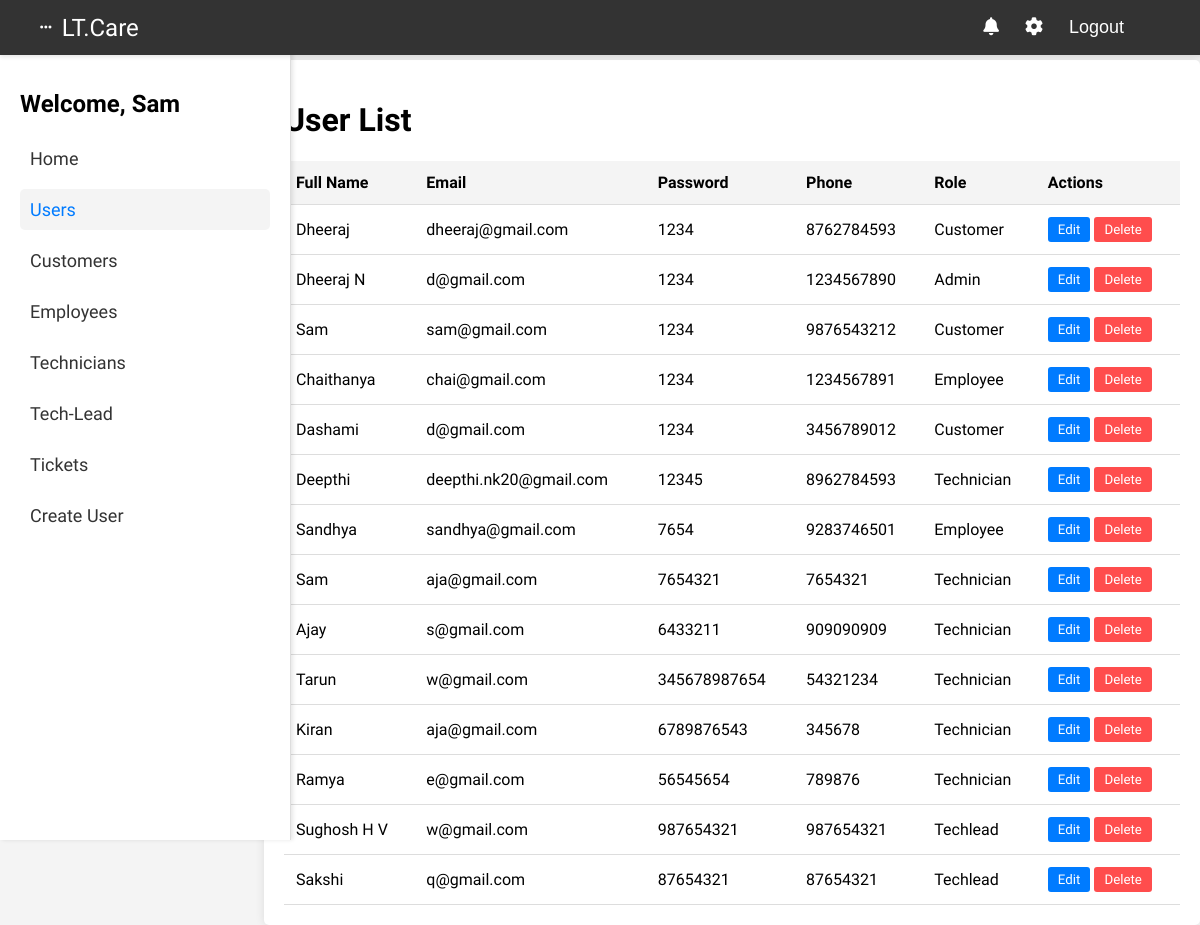
Screenshot of /view_user/ (signed in) with the database file from the repository.
### authuser/models.py (models this page shows, shortened)
class AuthUser(models.Model):
    cid = models.AutoField(primary_key=True)
    fullname= models.CharField(max_length=200)
    email = models.CharField(max_length= 200)
    phone = models.IntegerField()
    password = models.CharField(max_length=50)
    role = models.CharField(max_length=50, blank=True)

### authuser/views.py (the view)
# urls.py: path('view_user/',views.ViewStaff.as_view(),name='view_user'),
class ViewStaff(TemplateView):
    template_name = 'view_user.html'
    def get_context_data(self, **kwargs):
        context =  super().get_context_data(**kwargs)
        print("***********:request ", self.request.session["user_data"])
        userdata = AuthUser.objects.all()
        tickets = Ticket.objects.select_related('cid').all()
        context['tickets'] = tickets
        context['userdata'] = userdata
        context["currentuser"] = self.request.session["user_data"]
        return context

### templates/view_user.html (shortened to what this page needs)
{% load static %}
<!DOCTYPE html>
<html lang="en">
<head>
    <link rel="stylesheet" href="https://cdnjs.cloudflare.com/ajax/libs/font-awesome/6.0.0-beta3/css/all.min.css">
</head>
<body>
    <header class="navbar">
        <div class="logo">
            <button class="sidebar-toggle show" onclick="toggleSidebar()"><i class="fas fa-ellipsis-h"></i></button>
            LT.Care
        </div>
        <div class="nav-buttons">
            <button class="btn"><i class="fas fa-bell"></i></button>
            <button class="btn"><i class="fas fa-cog"></i></button>
            <button class="logout-btn">Logout</button>
        </div>
    </header>
    <div class="container">
        <aside class="sidebar" id="sidebar">
            <ul class="sidebar-menu">
                <h1> Welcome, {{ currentuser }}</h1>
                <li><a href="#" data-target="homesection">Home</a></li>
                <li><a href="#" data-target="userSection" class="active">Users</a></li>
                <li><a href="#" data-target="customerSection">Customers</a></li>
                <li><a href="#" data-target="employeeSection">Employees</a></li>
                <li><a href="#" data-target="technicianSection">Technicians</a></li>
                <li><a href="#" data-target="techleadSection">Tech-Lead</a></li>
                <li><a href="#" data-target="ticketSection">Tickets</a></li>
                <li><a href="#" data-target="createuser">Create User</a></li>
            </ul>
        </aside>
        <main class="content" id="content">
            {% block sidebar %}
            <div id="userSection" class="section active">
                <h1>User List</h1>
                <table class="user-table" id="userTable">
                    <thead>
                        <tr>
                            <th>Full Name</th>
                            <th>Email</th>
                            <th>Password</th>
                            <th>Phone</th>
                            <th>Role</th>
                            <th>Actions</th>
                        </tr>
                    </thead>
                    <tbody>
                        {% for user in userdata %}
                        <tr class="user-row" data-role="{{ user.role }}" id="row-{{ user.cid }}">
                            <td class="fullname">{{ user.fullname }}</td>
                            <td class="email">{{ user.email }}</td>
                            <td class="password">{{ user.password }}</td>
                            <td class="phone">{{ user.phone }}</td>
                            <td class="role">{{ user.role }}</td>
                            <td>
                                <button class="edit-btn" onclick="editRow('{{ user.cid }}')">Edit</button>
                                <button class="delete-btn" onclick="deleteUser('{{ user.cid }}')">Delete</button>
                            </td>
                        </tr>
                        {% endfor %}
                    </tbody>
                </table>
            </div>
            {% endblock %}
        </main>
    </div>
</body>
</html>

### templates/view_user.html (style rules this page uses)
body { font-family: "Inria Sans", sans-serif; margin: 0; padding: 0; background-color: #f4f4f4; display: flex; flex-direction: column; height: 100vh; }
.navbar { background-color: #333; color: white; padding: 10px 30px; display: flex; justify-content: space-between; align-items: center; box-shadow: 0 2px 4px rgba(0, 0, 0, 0.1); position: fixed; top: 0; left: 0; width: 100%; z-index: 1000; font-family: "Inria Sans", sans-serif; }
.logo { font-size: 24px; font-weight: 500; display: flex; align-items: center; }
.sidebar-toggle { display: none; background-color: #00000000; color: white; border: none; border-radius: 50%; padding: 10px; cursor: pointer; z-index: 101; }
.sidebar-toggle.show { display: block; }
.nav-buttons .btn { background: none; border: none; color: white; font-size: 18px; margin-left: 10px; cursor: pointer; }
.logout-btn { margin-right: 100px; background: none; border: none; color: white; font-size: 18px; margin-left: 10px; cursor: pointer; }
.container { display: flex; flex: 1; }
.sidebar { width: 250px; background-color: #fff; padding: 20px; box-shadow: 2px 0 4px rgba(0, 0, 0, 0.1); height: calc(100vh - 50px); position: fixed; top: 50px; left: 0; overflow-y: auto; transition: transform 0.3s ease; z-index: 100; border-right: 1px solid #ddd; }
.sidebar .sidebar-menu { list-style: none; padding: 0; margin: 0; }
.sidebar .sidebar-menu li { margin-bottom: 10px; }
.sidebar .sidebar-menu a { text-decoration: none; color: #333; font-size: 18px; display: flex; align-items: center; padding: 10px; border-radius: 5px; }
.sidebar .sidebar-menu a.active, .sidebar .sidebar-menu a:hover { color: #007bff; background-color: #f4f4f4; }
.content { flex: 1; padding: 20px; margin-top: 5%; margin-left: 22%; background-color: #fff; border-radius: 5px; box-shadow: 0 0 10px rgba(0, 0, 0, 0.1); overflow-y: auto; transition: margin-left 0.3s ease; }
.section { display: none; }
.section.active { display: block; }
.user-table, .ticket-table { width: 100%; border-collapse: collapse; }
.user-table th, .user-table td, .ticket-table th, .ticket-table td { padding: 12px; text-align: left; border-bottom: 1px solid #ddd; }
.user-table th, .ticket-table th { background-color: #f4f4f4; }
.delete-btn { background-color: #ff4d4d; color: white; border: none; padding: 5px 10px; cursor: pointer; border-radius: 3px; font-family: "Inria Sans", sans-serif; }
.edit-btn { background-color: #007bff; color: white; border: none; padding: 5px 10px; font-family: "Inria Sans", sans-serif; cursor: pointer; border-radius: 3px; }

### rows the page displays
AuthUser: fullname "Dheeraj", email "dheeraj@gmail.com", password "1234", phone "8762784593", role "Customer"
AuthUser: fullname "Dheeraj N", email "d@gmail.com", password "1234", phone "1234567890", role "Admin"
AuthUser: fullname "Sam", email "sam@gmail.com", password "1234", phone "9876543212", role "Customer"
AuthUser: fullname "Chaithanya", email "chai@gmail.com", password "1234", phone "1234567891", role "Employee"
AuthUser: fullname "Dashami", email "d@gmail.com", password "1234", phone "3456789012", role "Customer"
AuthUser: fullname "Deepthi", email "deepthi.nk20@gmail.com", password "12345", phone "8962784593", role "Technician"
AuthUser: fullname "Sandhya", email "sandhya@gmail.com", password "7654", phone "9283746501", role "Employee"
AuthUser: fullname "Sam", email "aja@gmail.com", password "7654321", phone "7654321", role "Technician"
AuthUser: fullname "Ajay", email "s@gmail.com", password "6433211", phone "909090909", role "Technician"
AuthUser: fullname "Tarun", email "w@gmail.com", password "345678987654", phone "54321234", role "Technician"
AuthUser: fullname "Kiran", email "aja@gmail.com", password "6789876543", phone "345678", role "Technician"
AuthUser: fullname "Ramya", email "e@gmail.com", password "56545654", phone "789876", role "Technician"
AuthUser: fullname "Sughosh H V", email "w@gmail.com", password "987654321", phone "987654321", role "Techlead"
AuthUser: fullname "Sakshi", email "q@gmail.com", password "87654321", phone "87654321", role "Techlead"

### other values shown
{{ currentuser }} "Sam"
